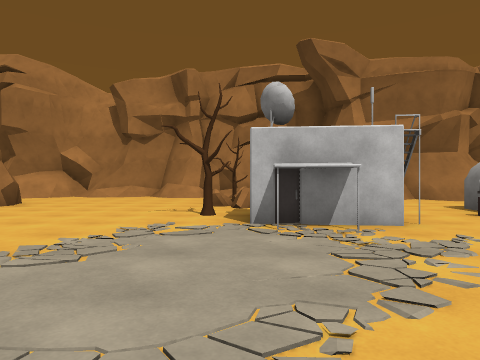
[1] (above)

24 first-person views from a walk through a Unity game level. The camera is 1.2 m above the floor, looks level and sees 70° across. The floor is counted in squares, 2 m on a side. Each view is taken from the middle of a square. On the plan, view 1 faces up. The plan holds only what a view shows up to about 10 squares ahead; the rest is blank. The place goes on beyond the plan. Some animated figures are left out.

[2]
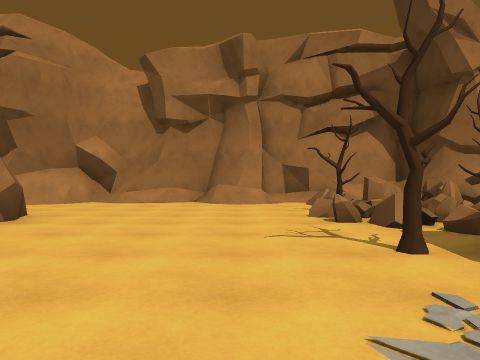

[3]
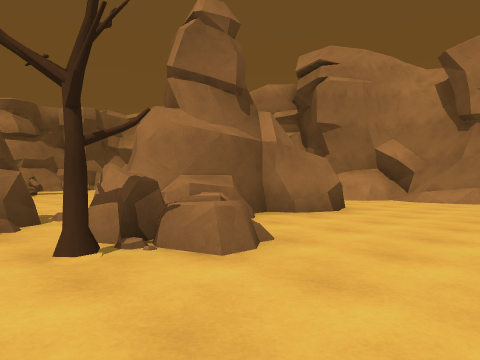

[4]
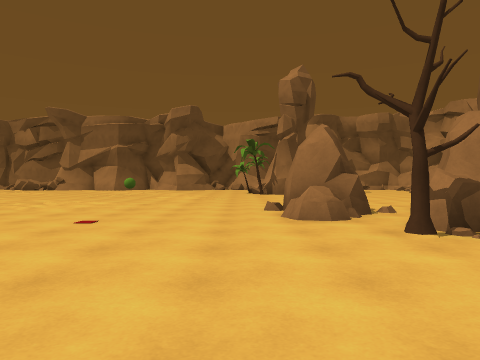

[5]
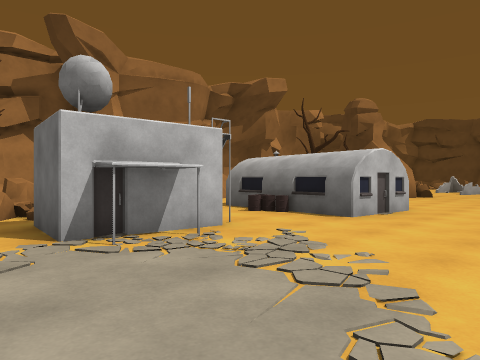

[6]
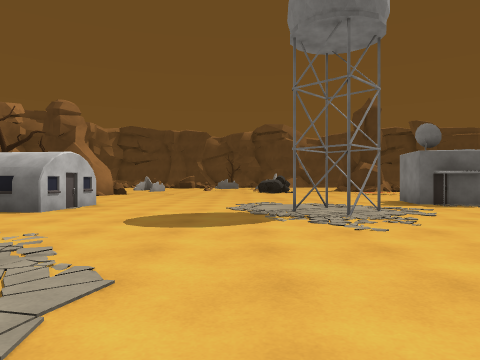

[7]
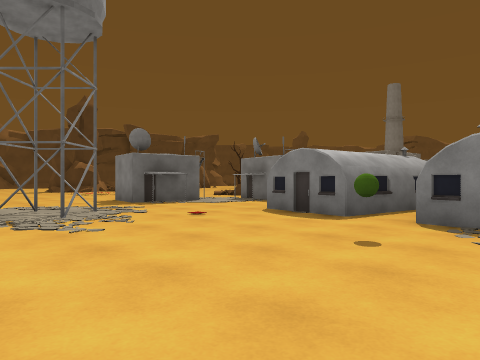

[8]
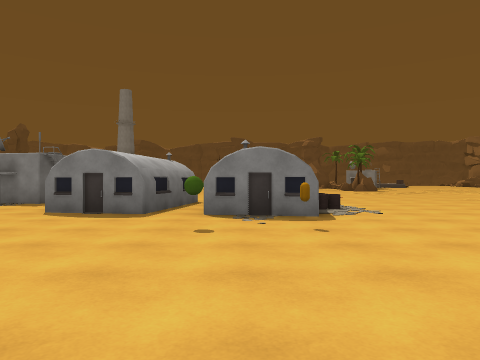

[9]
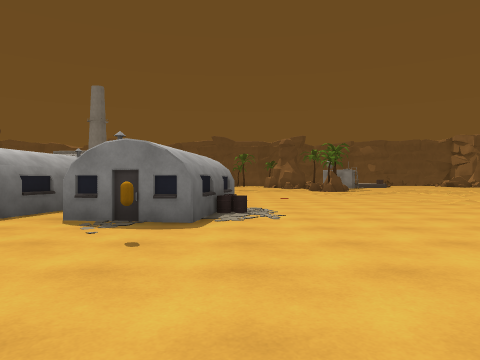

[10]
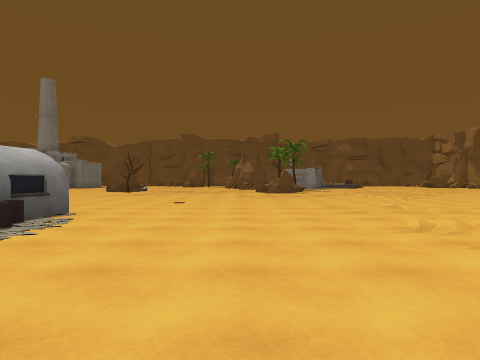

[11]
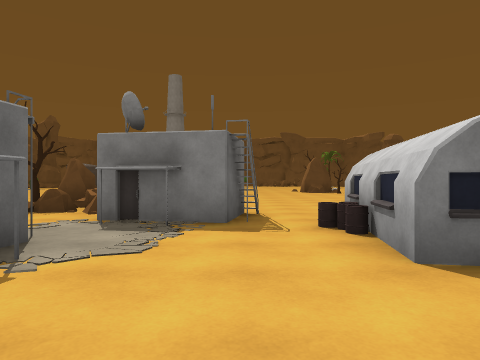

[12]
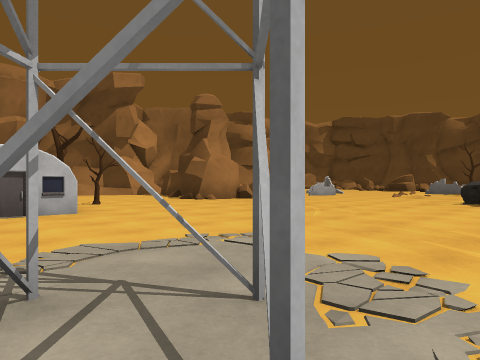

[13]
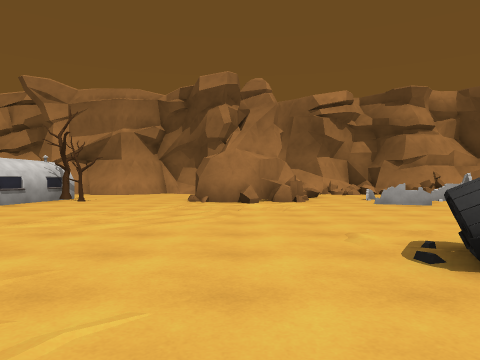

[14]
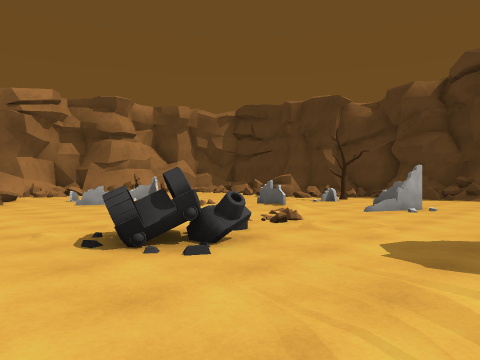

[15]
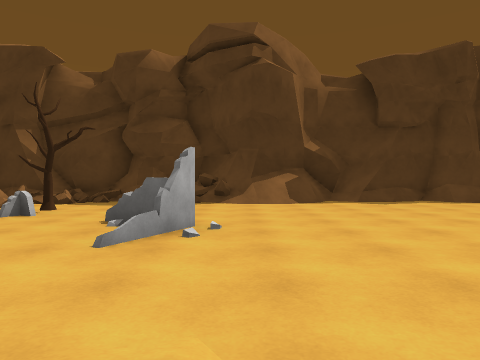

[16]
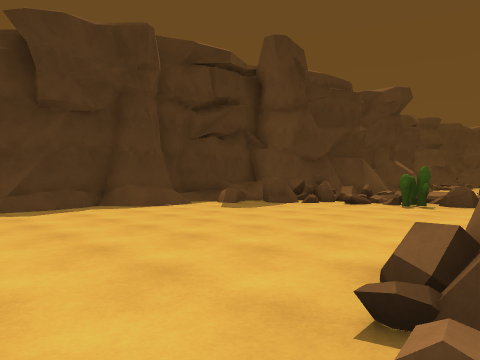

[17]
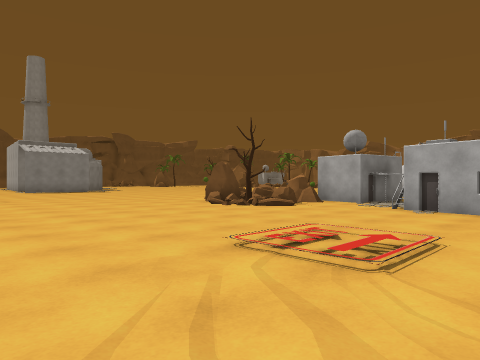

[18]
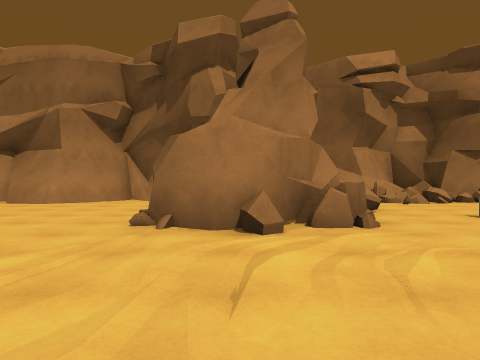

[19]
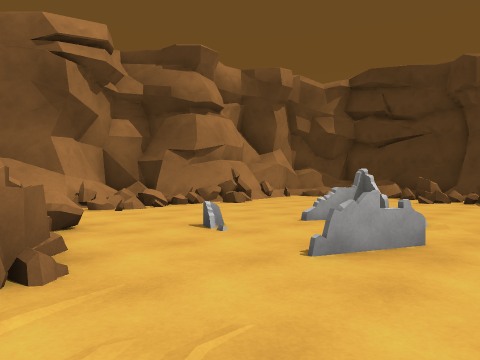

[20]
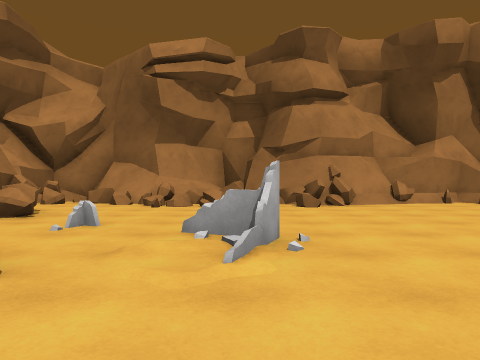

[21]
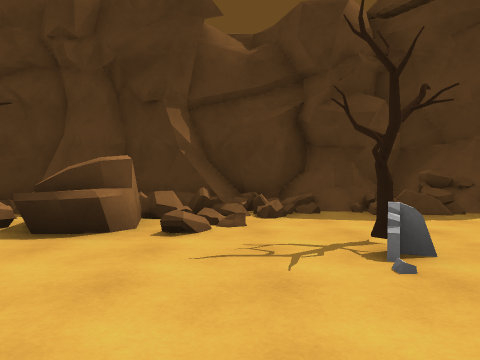

[22]
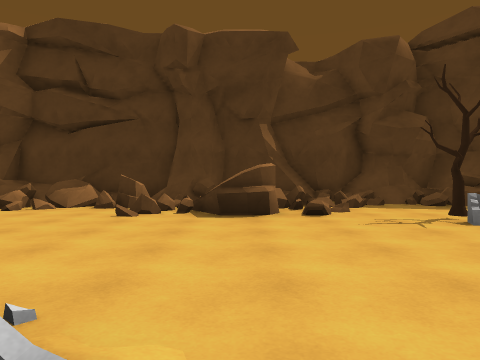

[23]
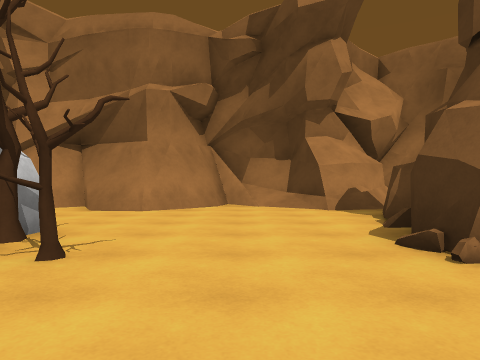

[24]
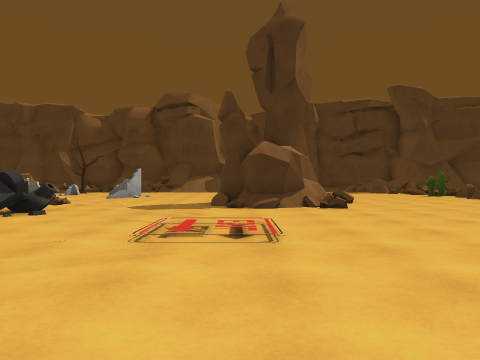

### Floor plan
Key: @ floor where view 1 was taken; # wall or solid block; x gap in a wall; . main floor; : floor 0.25 m higher than the main floor; + floor 0.5 m higher than the main floor; * floor 0.75 m higher than the main floor; / step, stairs or slope; = window, fence, low wall or low ledge; ^ raised ledge; T tree; B building; R rock; G green ball; C capsule; A cactus; O other object.
Columns run from 12 left of view 1 to 27 right of it. Each row starts with its distance up from view 1.
 13    #=########^#^
 12     #//##.#.x//^    ###########
 11      /......=^#######//##===#*########
 10       .......=== .##/..##...#x=.#...# #
  9       #..../T#  ........##..........==#
  8       #...../=T ........###.........#=#
  7       #...../x ..BB....###/.=.......=##
  6       #.....T  .BBBT...###/.........#=#
  5  ../##^R....#BB..BBT....#...........###
  4  .....RRR...BB...BB.........=......===#
  3     #R.T...........................##=#
  2  ...RR....................... /.....#=##
  1  ...........................  /#..T..=##
  0  ...........@...............  /=....../#
 -1  ..O............##........^.///..=...=##
 -2  ...............##........#=....##...==#
 -3  .........C.G......................../##
 -4  ..................................../#
 -5  .........BB......BBB...//.........../##
 -6    /.....BB .BB...#B....:/..###......./#
 -7    ......BB .BBB...B........###.......##
 -8   ........B .BB.#BB.........=# .......#
 -9  .........    B.B B..........//.......#
-10 ...........   ... RRT:................#
-11 ...........   ...  RR.................#
-12 ...........   ...   R......  .......#=#
-13               ..      ....      .A+=^=
-14                        ...     RRA==

Positions as (right, up) in squares from view 1, and headings:
1: (0, 0), facing up
2: (-2, 3), facing up
3: (-2, 2), facing up-left
4: (-1, 1), facing left
5: (-1, 1), facing up-right
6: (-2, 0), facing right
7: (-2, 0), facing down-right
8: (-1, 1), facing down
9: (-3, 0), facing down
10: (-6, -2), facing down
11: (4, -3), facing down
12: (4, -3), facing up-right
13: (12, -4), facing up
14: (12, -5), facing up-right
15: (16, -3), facing right
16: (18, -5), facing down-right
17: (15, -4), facing down-left
18: (12, 1), facing up
19: (13, 3), facing up-right
20: (18, 2), facing up
21: (19, 2), facing right
22: (17, 4), facing right
23: (9, 3), facing up
24: (8, -6), facing right
